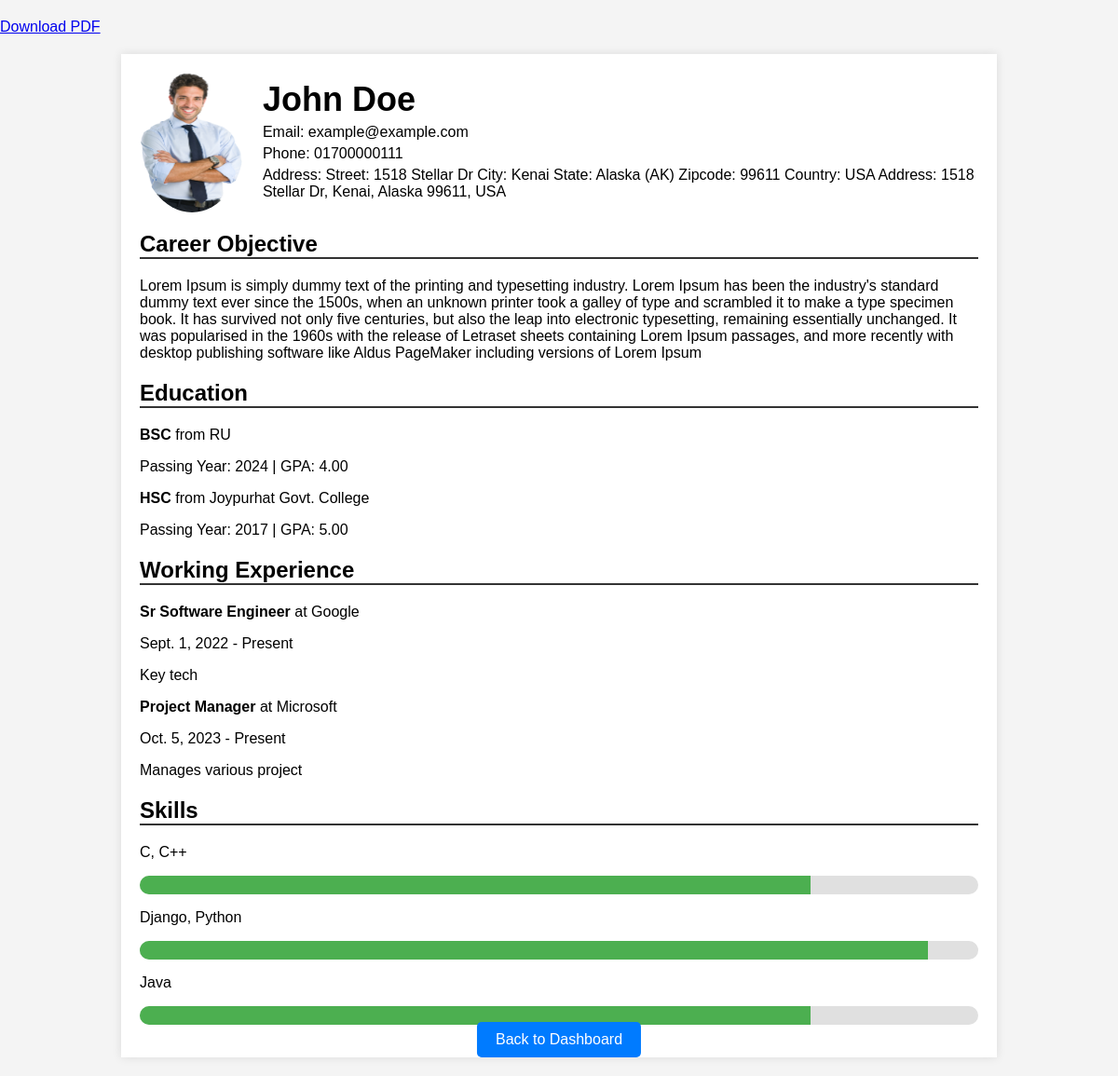
The page /resume/ (signed in) on the database its author committed.
### cvs/models.py (models this page shows, shortened)
class Profile(models.Model):
    user = models.OneToOneField(User, on_delete=models.CASCADE)
    full_name = models.CharField(max_length=100)
    image_url = models.URLField(blank=True, null=True)  # URL or path for profile image
    contact_email = models.EmailField()
    phone_number = models.CharField(max_length=15)
    address = models.TextField(blank=True)
    career_objective = models.TextField(blank=True)  # Add career objective
    image = models.ImageField(upload_to='profile_pics/', blank=True, null=True)  # Image field for file upload

class Education(models.Model):
    profile = models.ForeignKey(Profile, on_delete=models.CASCADE)
    degree = models.CharField(max_length=100)
    institution = models.CharField(max_length=200)
    start_year = models.CharField(max_length=4)
    end_year = models.CharField(max_length=4, blank=True)
    gpa = models.DecimalField(max_digits=4, decimal_places=2, blank=True, null=True)  # GPA field added

class WorkExperience(models.Model):
    profile = models.ForeignKey(Profile, on_delete=models.CASCADE)
    job_title = models.CharField(max_length=100)
    company = models.CharField(max_length=200)
    start_date = models.DateField()  # Job start date
    end_date = models.DateField(blank=True, null=True)  # End date can be null
    responsibilities = models.TextField()  # List of job responsibilities

class Skill(models.Model):
    profile = models.ForeignKey(Profile, on_delete=models.CASCADE)
    skill_name = models.CharField(max_length=100)
    proficiency = models.PositiveIntegerField(default=80)  # Proficiency in percentage, default 80%

### cvs/views.py (the view)
# urls.py: path('resume/', views.resume_view, name='resume'),
def resume_view(request):
    profile = Profile.objects.get(user=request.user)
    educations = Education.objects.filter(profile=profile)
    work_experiences = WorkExperience.objects.filter(profile=profile)
    skills = Skill.objects.filter(profile=profile)
    context = {
        'profile': profile,
        'educations': educations,
        'work_experiences': work_experiences,
        'skills': skills
    }
    return render(request, 'cvs/resume.html', context)

### cvs/templates/cvs/resume.html (shortened to what this page needs)
<!DOCTYPE html>
<html lang="en">
<head>
</head>
<body>
    {% load static %}
    <div class="mt-4 text-center">
        <a href="{% url 'cvs:dashboard' %}" class="btn">Back to Dashboard</a>
    </div>
    <div class="mt-4">
        <a href="javascript:void(0);" onclick="downloadResume()">Download PDF</a>
    </div>
    <div class="container" id="resume-container">
        <div class="header">
            {% if profile.image %}
            <img src="{{ profile.image.url }}" alt="{{ profile.full_name }}'s Photo">
            {% else %}
            <img src="{% static 'default/default_img.png' %}" alt="Default Profile Photo">
            {% endif %}
            <div>
                <h1>{{ profile.full_name }}</h1>
                <p>Email: {{ profile.contact_email }}</p>
                <p>Phone: {{ profile.phone_number }}</p>
                <p>Address: {{ profile.address }}</p>
            </div>
        </div>
        <div class="section">
            <h2>Career Objective</h2>
            <p>{{ profile.career_objective }}</p>
        </div>
        <div class="section">
            <h2>Education</h2>
            {% for edu in educations %}
            <div class="education-item">
                <p><strong>{{ edu.degree }}</strong> from {{ edu.institution }}</p>
                <p>Passing Year: {{ edu.end_year }} | GPA: {{ edu.gpa }}</p>
            </div>
            {% endfor %}
        </div>
        <div class="section">
            <h2>Working Experience</h2>
            {% for work in work_experiences %}
            <div class="work-item">
                <p><strong>{{ work.job_title }}</strong> at {{ work.company }}</p>
                <p>{{ work.start_date }} - {{ work.end_date|default:"Present" }}</p>
                <p>{{ work.responsibilities }}</p>
            </div>
            {% endfor %}
        </div>
        <div class="section">
            <h2>Skills</h2>
            {% for skill in skills %}
            <div class="skill-item">
                <p>{{ skill.skill_name }}</p>
                <div class="skills-bar">
                    <div class="skills-bar-inner" style="width: {{ skill.proficiency|default:"80" }}%;"></div>
                </div>
            </div>
            {% endfor %}
        </div>
    </div>
</body>
</html>

### cvs/templates/cvs/resume.html (style rules this page uses)
body { font-family: Arial, sans-serif; margin: 0; padding: 0; background-color: #f4f4f4; }
.container { max-width: 900px; margin: 20px auto; padding: 20px; background-color: #fff; box-shadow: 0px 0px 10px rgba(0, 0, 0, 0.1); }
.header { display: flex; align-items: center; }
.header img { border-radius: 50%; width: 150px; height: 150px; margin-right: 20px; }
.header h1 { font-size: 36px; margin: 0; }
.header p { margin: 5px 0; }
.section { margin-top: 20px; }
.section h2 { font-size: 24px; border-bottom: 2px solid #333; }
.education-item, .work-item, .skill-item { margin-bottom: 15px; }
.skills-bar { background-color: #e0e0e0; border-radius: 25px; overflow: hidden; margin: 5px 0; }
.skills-bar-inner { height: 20px; background-color: #4CAF50; width: 80%; }
.btn { position: fixed; bottom: 20px; left: 50%; transform: translateX(-50%); padding: 10px 20px; font-size: 16px; color: #fff; background-color: #007bff; border: none; border-radius: 5px; text-decoration: none; transition: background-color 0.3s, transform 0.3s; }
.mt-4 { margin-top: 20px; }

### rows shown on the page
Profile: image (picture), full_name "John Doe", contact_email "example@example.com", phone_number "01700000111", address "Street: 1518 Stellar Dr City: Kenai State: Alaska (AK) Zipcode: 99611 Country: USA Address: 1518 Stellar Dr, Kenai, Alaska 99611, USA", career_objective "Lorem Ipsum is simply dummy text of the printing and typesetting industry. Lorem Ipsum has been the industry's standard dummy text ever since the 1500s, when an unknown printer took a galley of type and scrambled it to make a type specimen book. It has survived not only five centuries, but also the leap into electronic typesetting, remaining essentially unchanged. It was popularised in the 1960s with the release of Letraset sheets containing Lorem Ipsum passages, and more recently with desktop publishing software like Aldus PageMaker including versions of Lorem Ipsum"
Education: degree "BSC", institution "RU", end_year "2024", gpa "4.00"
Education: degree "HSC", institution "Joypurhat Govt. College", end_year "2017", gpa "5.00"
WorkExperience: job_title "Sr Software Engineer", company "Google", start_date "Sept. 1, 2022", end_date "Present", responsibilities "Key tech"
WorkExperience: job_title "Project Manager", company "Microsoft", start_date "Oct. 5, 2023", end_date "Present", responsibilities "Manages various project"
Skill: skill_name "C, C++", proficiency 80 (drawn)
Skill: skill_name "Django, Python", proficiency 94 (drawn)
Skill: skill_name "Java", proficiency 80 (drawn)
